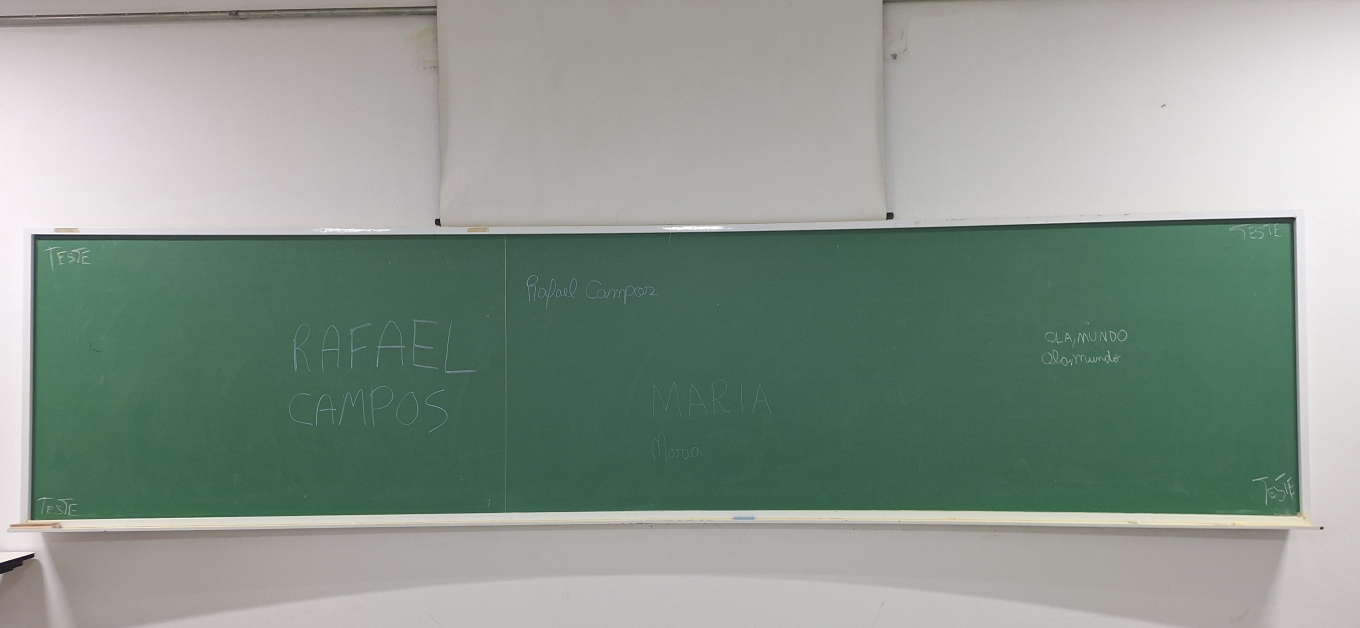
#> input picture img/lousa_with_teste.jpg, 4080 x 1884 px, found by its file name (shown at 1/3 size)
$ python tratar_imagem.py
#> lines starting #> are read from the running program, lines starting #| are printed output that depends on the picture; after the words box and inside, x2 and y2 are one past the last pixel; in counts of white or black regions, pixels touching at a corner belong together
import cv2 as cv
import numpy as np

# Carrega a imagem em escala de cinza
image = cv.imread("img/lousa_with_teste.jpg", 0)
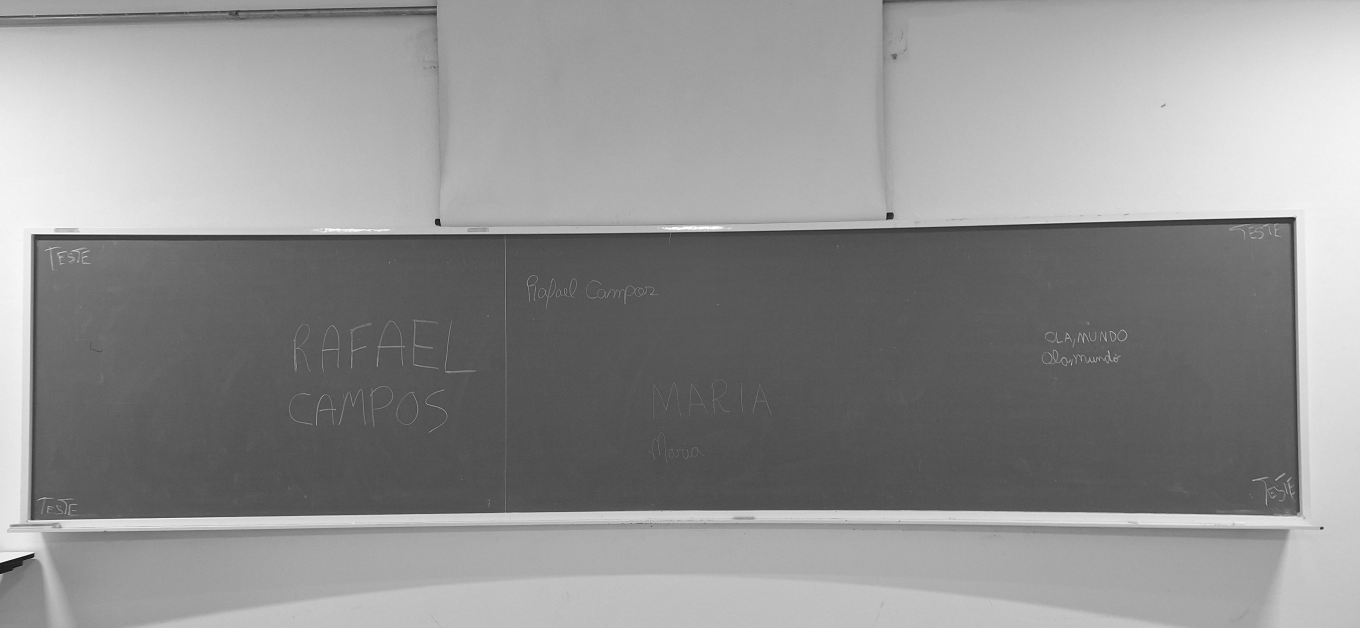
#> image: shape (1884, 4080) (shown at 1/3 size); min 1, max 255, mean 144.9

# Verifica se a imagem foi carregada
if image is None:
    print("Erro: Imagem não encontrada.")
else:
    # Redimensiona a imagem para 40% do tamanho original
    scale_percent = 30
    width = int(image.shape[1] * scale_percent / 100)
#> width = 1224
    height = int(image.shape[0] * scale_percent / 100)
#> height = 565
    dim = (width, height)
#> dim = (1224, 565)
    resized_image = cv.resize(image, dim, interpolation=cv.INTER_AREA)
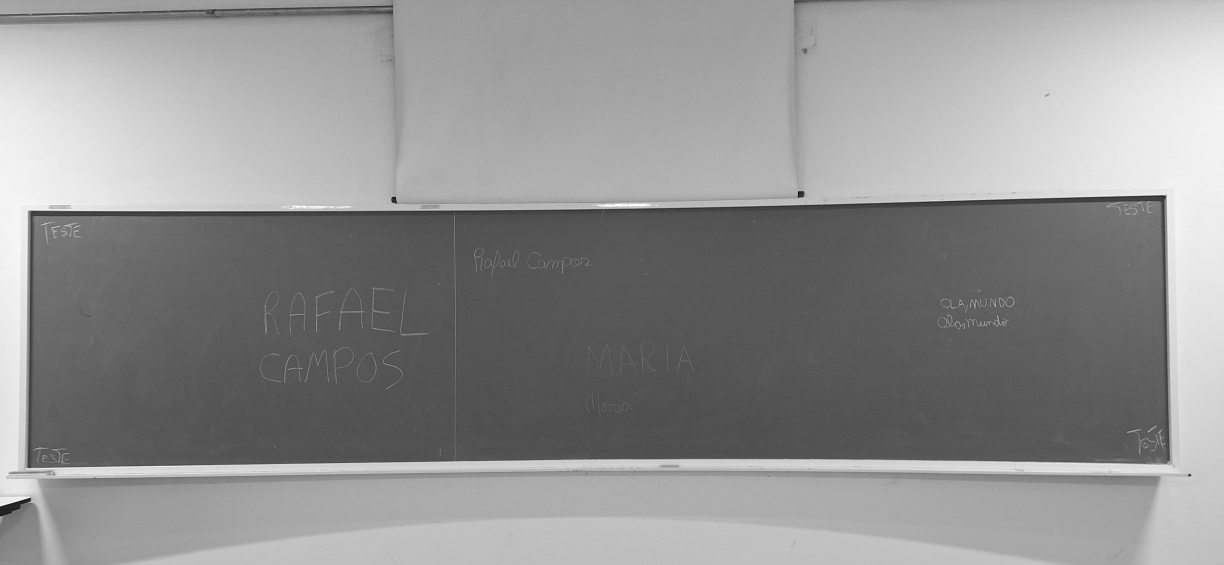
#> resized_image: shape (565, 1224); min 19, max 255, mean 144.9

    # Aplica um desfoque para reduzir ruídos
    blurred_image = cv.GaussianBlur(resized_image, (5, 5), 0)

    # Detecta bordas com Canny
    edges = cv.Canny(blurred_image, 50, 150)
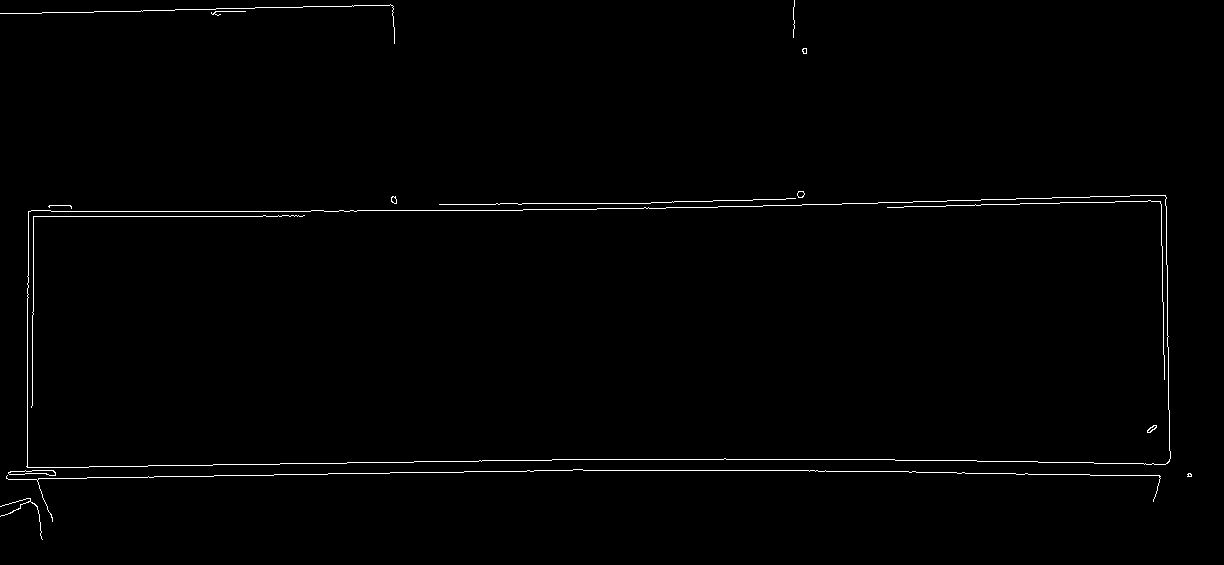
#> edges: shape (565, 1224); 0.89% white in thin lines or dots

    # Encontra os contornos
    contours, _ = cv.findContours(edges, cv.RETR_TREE, cv.CHAIN_APPROX_SIMPLE)
#> contours = 23 contours, 13 with area under 20; largest, box (x1, y1, x2, y2) and area: (26, 195, 1171, 468) 291180, (27, 195, 1171, 468) 291176, (8, 470, 56, 476) 147, (8, 470, 56, 476) 142, (797, 191, 805, 198) 34

    # Converte a imagem para colorida para desenhar os contornos
    image_contours = cv.cvtColor(resized_image, cv.COLOR_GRAY2BGR)

    # Percorre os contornos e procura retângulos
    for contour in contours:
        # Aproxima o contorno para detectar polígonos
        epsilon = 0.02 * cv.arcLength(contour, True)
        approx = cv.approxPolyDP(contour, epsilon, True)

        # Se o contorno tem 4 pontos, pode ser um retângulo
        if len(approx) == 4:
            # Desenha o contorno do retângulo na imagem
            cv.drawContours(image_contours, [approx], 0, (0, 255, 0), 2)
            # Exibe a imagem com o contorno da lousa
            cv.imshow("Lousa Detectada", image_contours)
#> this loop made 23 passes
#> (epsilon, approx) on passes 4, 5, 6, 7, 8, 11, 12, 14, 15, 16, 22: (2.04, [[8, 472], [55, 475], [53, 470]]), (2.01, [[8, 473], [52, 470], [55, 474]]), (49.9, [[6, 476], [1160, 478]]), (1.05, [[48, 206], [69, 205], [71, 208], [70, 205]]), (14.44, [[795, 198], [439, 204]]), (56.62, [[1166, 197], [31, 210], [26, 466], [1165, 464]]), (56.56, [[1166, 197], [1165, 464], [27, 466], [31, 210]]), (0.476, [[1156, 426], [1149, 432], [1147, 431], [1154, 425]]), (18.75, [[304, 215], [33, 216], [31, 407], [34, 216]]), (18.26, [[1164, 379], [1160, 201], [887, 207], [1159, 201]]), (17.56, [[394, 43], [390, 4], [0, 13], [390, 4]])
#> epsilon on passes 1, 2, 3, 9, 10, 13: 4.74, 0.273, 0.181, 0.45, 0.375, 0.523
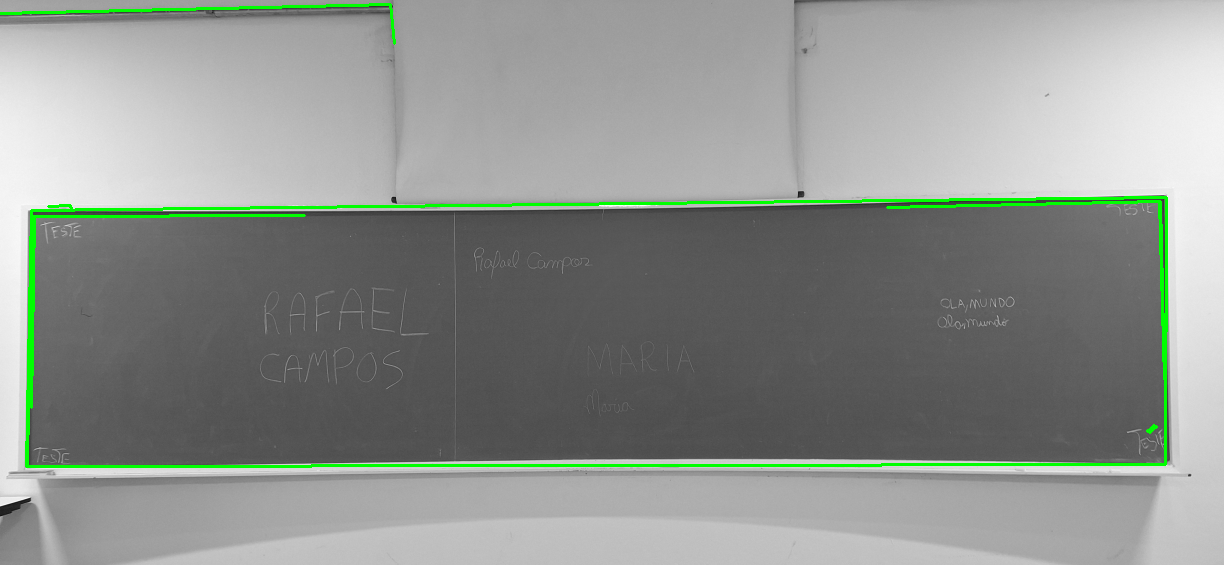
#> image_contours: shape (565, 1224, 3); mean B, G, R 142.1, 146.8, 142.1

    cv.waitKey(0)
    cv.destroyAllWindows()

$ run again, with img/Lousa1.jpg copied over img/lousa_with_teste.jpg
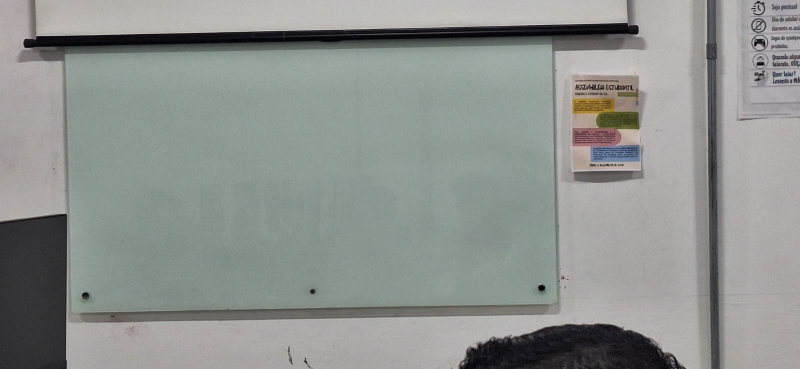
#> input picture img/Lousa1.jpg, 1600 x 738 px, found by its file name (shown at 1/2 size)
#> `edges = cv.Canny(blurred_image, 50, 150)`:
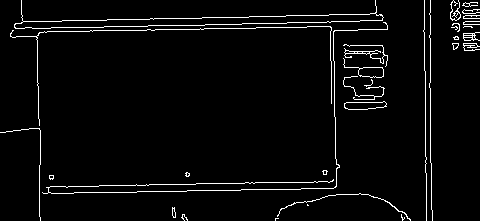
#> edges: shape (221, 480); 3.7% white in thin lines or dots
#> contours = 53 contours, 35 with area under 20; largest, box (x1, y1, x2, y2) and area: (14, 0, 384, 29) 2516, (14, 13, 384, 29) 2508, (344, 101, 387, 110) 258, (344, 101, 387, 110) 254, (343, 58, 384, 78) 225
#> the loop `for contour in contours:` made 53 passes
#> epsilon on passes 1, 2, 3, 4, 5, 7, 8, 9: 0.188, 0.37, 0.648, 0.513, 0.41, 6.34, 0.313, 0.233
#> after the loop `for contour in contours:`:
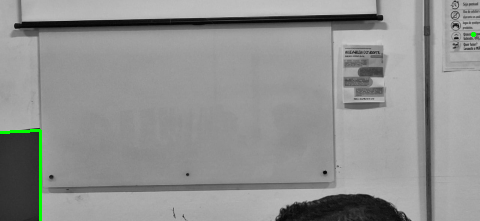
#> image_contours: shape (221, 480, 3); mean B, G, R 144, 145, 144
